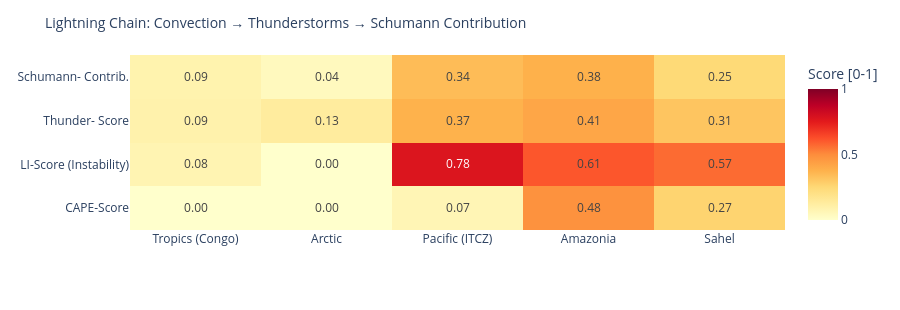

Write notebook code for a chart like this one.
### Code cell
# ============================================================
# LIGHTNING CHAIN: Convection → Thunderstorms → Schumann
# Shows the causal chain per measurement point as heatmap
# ============================================================

def cape_score(v):
    """CAPE → normalized score [0,1]"""
    if v is None or pd.isna(v): return 0.0
    return min(1.0, float(v) / 3000)

def li_score(v):
    """Lifted Index: negative = unstable → score [0,1]"""
    if v is None or pd.isna(v): return 0.3
    return min(1.0, max(0.0, (-float(v) + 6) / 12))

def cloud_score(v):
    if v is None or pd.isna(v): return 0.3
    return float(v) / 100

def thunder_score(row):
    """Kombinierter Gewitterwahrscheinlichkeits-Score
    CAPE + LI + Bedeckung + WMO-Gewitter + konvektiver Niederschlag (showers)
    Hinweis: X-Ray und Kp sind kein Bestandteil – nur geomagn./solarer Kontext.
    """
    cs = cape_score(row.get('cape'))
    ls = li_score(row.get('li'))
    cl = cloud_score(row.get('cloud'))
    t  = 1.0 if row.get('thunderstorm') else 0.0
    # Convective precipitation (showers) as additional indicator
    sh = min(1.0, (row.get('showers') or 0) / 5.0)
    return round(cs * 0.30 + ls * 0.25 + cl * 0.15 + t * 0.20 + sh * 0.10, 3)

def schumann_contribution(t_score, lat):
    """Schumann contribution: higher in tropics (±30°), scaled by thunderstorm score"""
    lat_weight = max(0.3, 1.0 - abs(lat) / 60)
    return round(t_score * lat_weight, 3)

df_atm['cape_score']   = df_atm.apply(lambda r: cape_score(r['cape']), axis=1)
df_atm['li_score']     = df_atm.apply(lambda r: li_score(r['li']),    axis=1)
df_atm['thunder_score']= df_atm.apply(lambda r: thunder_score(r.to_dict()), axis=1)
df_atm['schumann_contribution'] = df_atm.apply(
    lambda r: schumann_contribution(r['thunder_score'], r['lat']), axis=1)

metrics = ['cape_score', 'li_score', 'thunder_score', 'schumann_contribution']
labels  = ['CAPE-Score', 'LI-Score\n(Instability)', 'Thunder-\nScore', 'Schumann-\nContrib.']
z_data  = [df_atm[m].tolist() for m in metrics]

fig = go.Figure(go.Heatmap(
    z=z_data,
    x=df_atm['point'].tolist(),
    y=labels,
    colorscale='YlOrRd',
    zmin=0, zmax=1,
    text=[[f'{v:.2f}' for v in row] for row in z_data],
    texttemplate='%{text}', textfont=dict(size=12),
    colorbar=dict(title='Score [0-1]')
))
fig.update_layout(
    title=dict(text='Lightning Chain: Convection → Thunderstorms → Schumann Contribution', font=dict(size=14)),
    height=310,
    plot_bgcolor='rgba(0,0,0,0)', paper_bgcolor='rgba(0,0,0,0)',
    margin=dict(l=130, r=80, t=55, b=80)
)
fig.show()

### Figure 1 — Plotly figure (JSON) as saved in the notebook; plotly's stock layout.template omitted (floating-point values rounded to 4 significant figures)
{"data": [{"colorbar": {"title": {"text": "Score [0-1]"}}, "colorscale": [[0.0, "rgb(255,255,204)"], [0.125, "rgb(255,237,160)"], [0.25, "rgb(254,217,118)"], [0.375, "rgb(254,178,76)"], [0.5, "rgb(253,141,60)"], [0.625, "rgb(252,78,42)"], [0.75, "rgb(227,26,28)"], [0.875, "rgb(189,0,38)"], [1.0, "rgb(128,0,38)"]], "text": [["0.00", "0.00", "0.07", "0.48", "0.27"], ["0.08", "0.00", "0.78", "0.61", "0.57"], ["0.09", "0.13", "0.37", "0.41", "0.31"], ["0.09", "0.04", "0.34", "0.38", "0.25"]], "textfont": {"size": 12}, "texttemplate": "%{text}", "type": "heatmap", "x": ["Tropics (Congo)", "Arctic", "Pacific (ITCZ)", "Amazonia", "Sahel"], "y": ["CAPE-Score", "LI-Score\n(Instability)", "Thunder-\nScore", "Schumann-\nContrib."], "z": [[0.0, 0.0, 0.06667, 0.4833, 0.2667], [0.075, 0.0, 0.775, 0.6083, 0.5667], [0.092, 0.131, 0.374, 0.414, 0.314], [0.086, 0.039, 0.343, 0.379, 0.246]], "zmax": 1, "zmin": 0}], "layout": {"height": 310, "margin": {"b": 80, "l": 130, "r": 80, "t": 55}, "paper_bgcolor": "rgba(0,0,0,0)", "plot_bgcolor": "rgba(0,0,0,0)", "title": {"font": {"size": 14}, "text": "Lightning Chain: Convection → Thunderstorms → Schumann Contribution"}}}
